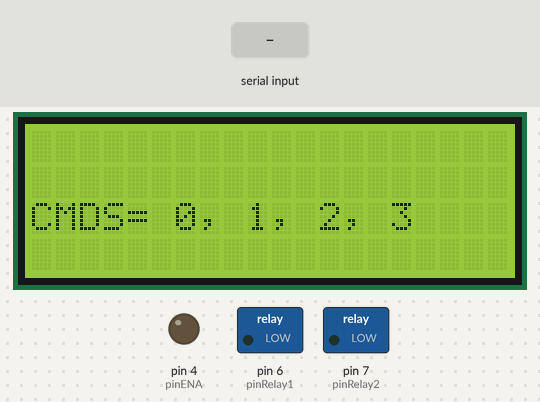
This sketch was run on a simulated Arduino Leonardo, built with avr-gcc and run on an emulated ATmega32U4. Shown: 20×4 character LCD, switched loads named in the sketch (green lamp = pin HIGH), output pins drawn as LEDs (lit = HIGH). The inputs (shaded band) are chosen by the test bench. What the sketch prints to the serial monitor is not drawn.

Above: at 2.3 s.
2.4 s: "0" received over the second serial link
At 3.6 s:
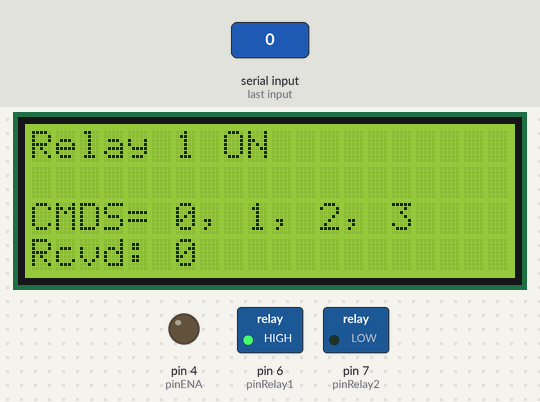
3.9 s: "2" received over the second serial link
At 4.3 s:
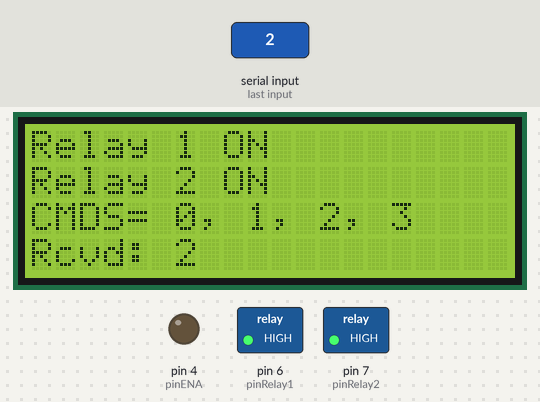
5.4 s: "1" received over the second serial link
At 6.6 s:
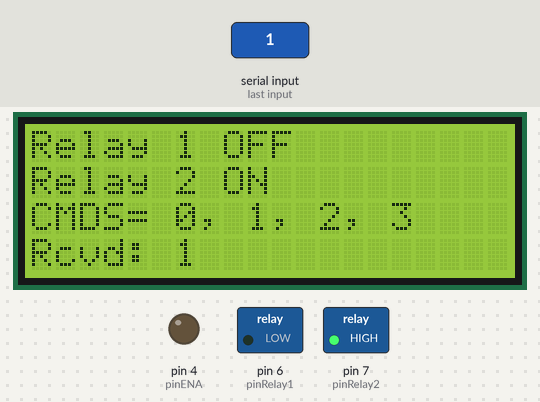
6.9 s: "3" received over the second serial link
At 7.8 s:
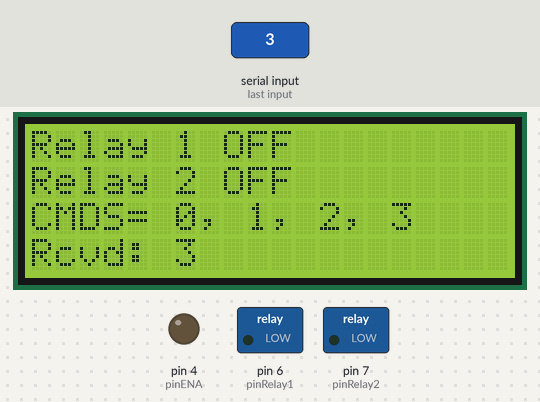
8.4 s: "0" received over the second serial link
At 8.8 s:
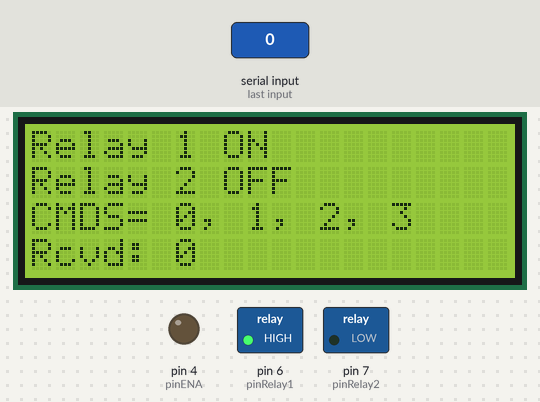
Timing chart, 0 to 10.9 s (numbered marks = the images above; inputs shaded):
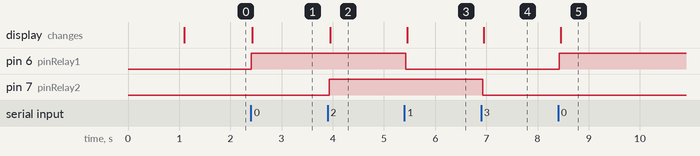

The sketch:

CUDA-Bluetooth_Relay_Test.ino
```cpp
/*
HC05 - Bluetooth AT-Command mode
Serial Monitor is used to display state
LCD Display is used to display state
Commands from the BlueTooth Device to Control the ROV
0 = Relay 1 ON
1 = Relay 1 OFF
2 = Relay 2 ON
3 = Relay 2 OFF

*/
#include <SoftwareSerial.h>        // Need the software serial library
SoftwareSerial MyBlue(2, 3);       // Bluetooth RX | TX
#include <Wire.h>
#include <LiquidCrystal_I2C.h>     // Support for the display

LiquidCrystal_I2C lcd(0x27, 20, 4); // Set the LCD I2C address. Use 20 Space 4-line LCD.
//LiquidCrystal_I2C lcd(0x27, 16, 2); // Set the LCD I2C address. Use 16 Space 2-line LCD.

int flag = 0;       // Received Data
#define pinRelay1 6    // Relay 1 pin
#define pinRelay2 7    // Relay 2 pin
#define pinENA 4     // bluetooth enable pin

void setup()
{
  lcd.init();                     // Initialize the LCD
  lcd.backlight();                // Turn on the backlight. (lcd.noBacklight() turns off the backlight.)
  lcd.write(12);
  lcd.setCursor(0,0);
  Serial.begin(9600);             // Starts serial communication at 9600 speed
  MyBlue.begin(9600);             // Starts Bluetooth at 9600

 pinMode(pinRelay1, OUTPUT);      // relay 1 control
 pinMode(pinRelay2, OUTPUT);      // relay 2 control
 pinMode(pinENA, OUTPUT);         // Bluetooth enable pin
 digitalWrite(pinRelay1, LOW);    // Relay OFF
 digitalWrite(pinRelay2, LOW);    // Relay OFF
 digitalWrite(pinENA, LOW);     // Enable LOW

 Serial.println("Ready to connect\nDefualt password is 1234 or 000");
  lcd.print("Testing Bluetooth");
  delay(1000);
  lcd.clear();
  lcd.setCursor(0,2);
  lcd.print("CMDS= 0, 1, 2, 3");
}
void loop()
{
 if (MyBlue.available()) {
   flag = MyBlue.read();
   MyBlue.print("Rcvd: ");   // Send message out to Bluetooth
   MyBlue.println(char(flag));     // Echo the received character back out to bluetooth
 }
 if (flag == '0')
 {
   digitalWrite(pinRelay1, HIGH);   // Turn Relay 1 ON
   Serial.println("Relay 1 ON");
   lcd.setCursor(0,0);
   lcd.print("Relay 1 ON  ");
   lcd.setCursor(0,3);       // move the cursor to 4th line  (adjust for 2 line LCD)
   lcd.print("Rcvd: ");      // Send a message to display
   lcd.print(char(flag));          // Send the received character
   lcd.print("  " );

 }
 else if (flag == '1')
 {
   digitalWrite(pinRelay1, LOW);   // Turn Relay 1 OFF
   Serial.println("Relay 1 OFF");
   lcd.setCursor(0,0);
   lcd.print("Relay 1 OFF  ");
   lcd.setCursor(0,3);       // move the cursor to 4th line  (adjust for 2 line LCD)
   lcd.print("Rcvd: ");      // Send a message to display
   lcd.print(char(flag));          // Send the received character
   lcd.print("  " );

 }
  else if (flag == '2')
 {
   digitalWrite(pinRelay2, HIGH);   // Turn Relay 2 ON
   Serial.println("Relay 2 ON");
   lcd.setCursor(0,1);
   lcd.print("Relay 2 ON  ");
   lcd.setCursor(0,3);       // move the cursor to 4th line  (adjust for 2 line LCD)
   lcd.print("Rcvd: ");      // Send a message to display
   lcd.print(char(flag));          // Send the received character
   lcd.print("  " );

 }
  else if (flag == '3')
 {
   digitalWrite(pinRelay2, LOW);    // Turn Relay 2 OFF
   Serial.println("Relay 2 OFF");
   lcd.setCursor(0,1);
   lcd.print("Relay 2 OFF  ");
   lcd.setCursor(0,3);       // move the cursor to 4th line  (adjust for 2 line LCD)
   lcd.print("Rcvd: ");      // Send a message to display
   lcd.print(char(flag));          // Send the received character
   lcd.print("  " );

 }
}
```

Measured:
- after the input at 2.4 s, pin 6 (pinRelay1): LOW → HIGH at once; the display: changes at once (image 1)
- after the input at 3.9 s, pin 7 (pinRelay2): LOW → HIGH at once; the display: changes after 0.05 s (image 2)
- after the input at 5.4 s, pin 6 (pinRelay1): HIGH → LOW at once; the display: changes after 0.05 s (image 3)
- after the input at 6.9 s, pin 7 (pinRelay2): HIGH → LOW at once; the display: changes after 0.05 s (image 4)
- after the input at 8.4 s, pin 6 (pinRelay1): LOW → HIGH at once; the display: changes after 0.05 s (image 5)
